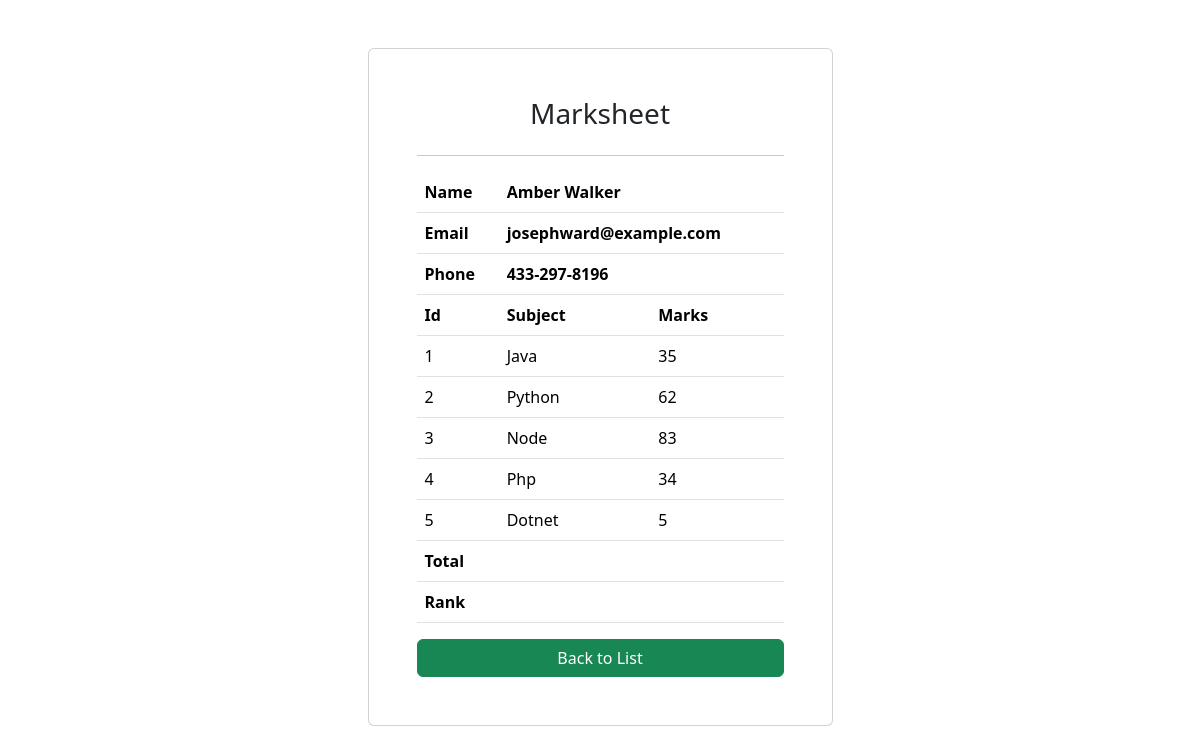
The app's page /marksheet?sid=STD_315 with its own data.
### myapp/models.py (models this page shows)
class Marks(models.Model):
    student = models.ForeignKey(Student,on_delete=models.CASCADE)
    subject = models.ForeignKey(Subject,on_delete=models.CASCADE)
    marks = models.IntegerField()

class Student(models.Model):
    dept_name = models.ForeignKey(Dept, on_delete=models.CASCADE)
    student_id= models.ForeignKey(StudentId,on_delete=models.CASCADE)
    name = models.CharField(max_length=20)
    email = models.CharField(max_length=50)
    phone = models.CharField(max_length=20)

class Subject(models.Model):
    subject_name=models.CharField(max_length=20)

### myapp/views.py (the view)
# urls.py: path("marksheet",marksheet,name="marksheet")
def marksheet(request):
    sid = request.GET['sid']
    marks = Marks.objects.filter(student__student_id__student_id=sid)
    print(marks)
    return render(request,'marksheet.html',{"marks":marks})

### myapp/templates/marksheet.html (shortened to what this page needs)
<!DOCTYPE html>
<html lang="en">
<head>
    <link href="https://cdn.jsdelivr.net/npm/bootstrap@5.3.7/dist/css/bootstrap.min.css" rel="stylesheet"
>
</head>
<body>
</body>
<div class="container">
    <div class="col-5 card mx-auto mt-5 p-5">
        <h3 align="center">Marksheet</h3>
        <hr>
        <table class="table">
            <tr>
                <th>Name</th>
                <th colspan="2">{{marks.0.student.name}}</th>
            </tr>
            <tr>
                <th>Email</th>
                <th colspan="2">{{marks.0.student.email}}</th>
            </tr>
            <tr>
                <th>Phone</th>
                <th colspan="2">{{marks.0.student.phone}}</th>
            </tr>
            <tr>
                <th>Id</th>
                <th>Subject</th>
                <th>Marks</th>
            </tr>
            {%for mark in marks%}
            <tr>
                <td>{{forloop.counter}}</td>
                <td>{{mark.subject.subject_name}}</td>
                <td>{{mark.marks}}</td>
            </tr>
            {%endfor%}
            <tr>
                <th colspan="2">Total</th>
                <th></th>
            </tr>
            <tr>
                <th colspan="2">Rank</th>
                <th></th>
            </tr>
        </table>
        <a href="{%url 'index'%}" class="btn btn-success">Back to List</a>
    </div>
</div>
</html>

### records on screen
Marks: student.name "Amber Walker", student.email "josephward@example.com", student.phone "433-297-8196", subject.subject_name "Java", marks "35"
Marks: subject.subject_name "Python", marks "62"
Marks: subject.subject_name "Node", marks "83"
Marks: subject.subject_name "Php", marks "34"
Marks: subject.subject_name "Dotnet", marks "5"
